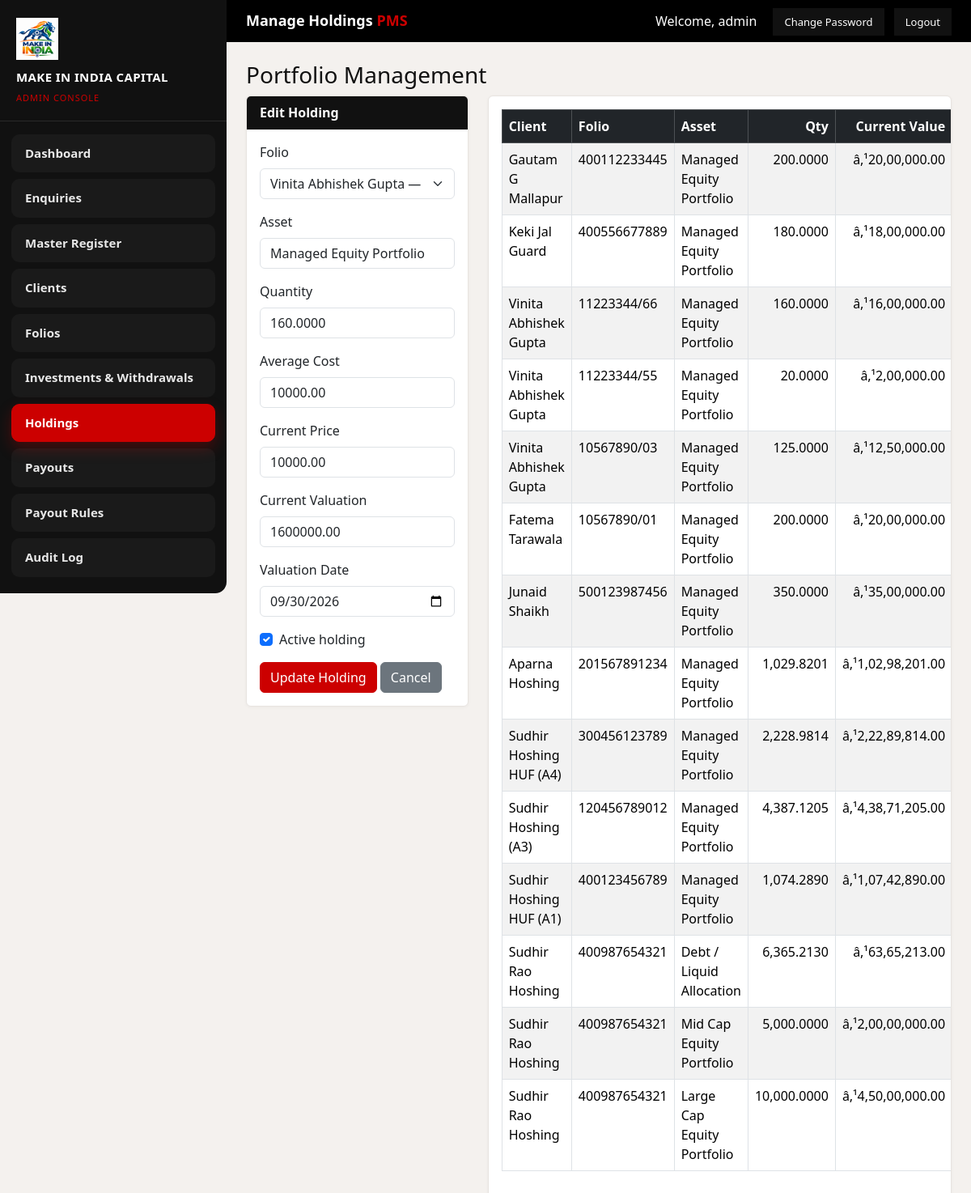
The app's page /admin_holdings.php?id=12 (signed in) with its own data.
### tables this page shows
CREATE TABLE `pms_holdings` (
  `id` int(11) NOT NULL AUTO_INCREMENT,
  `client_id` int(11) NOT NULL,
  `folio_id` int(11) NOT NULL,
  `asset_name` varchar(150) NOT NULL,
  `quantity` decimal(18,4) NOT NULL DEFAULT 0.0000,
  `average_cost` decimal(18,2) NOT NULL DEFAULT 0.00,
  `current_price` decimal(18,2) NOT NULL DEFAULT 0.00,
  `current_value` decimal(18,2) NOT NULL DEFAULT 0.00,
  `valuation_date` date DEFAULT NULL,
  `is_active` tinyint(1) NOT NULL DEFAULT 1,
  `created_at` datetime NOT NULL DEFAULT current_timestamp(),
  PRIMARY KEY (`id`),
  KEY `idx_pms_hold_client` (`client_id`),
  KEY `idx_pms_hold_folio` (`folio_id`)
);

CREATE TABLE `pms_folios` (
  `id` int(11) NOT NULL AUTO_INCREMENT,
  `client_id` int(11) NOT NULL,
  `folio_number` varchar(50) NOT NULL,
  `account_name` varchar(150) NOT NULL,
  `account_type` varchar(80) NOT NULL DEFAULT 'Individual',
  `status` varchar(50) NOT NULL DEFAULT 'Active',
  `investment_start_date` date DEFAULT NULL,
  `performance_remark` text DEFAULT NULL,
  `created_at` datetime NOT NULL DEFAULT current_timestamp(),
  PRIMARY KEY (`id`),
  UNIQUE KEY `unique_pms_folio_number` (`folio_number`),
  KEY `idx_pms_folio_client` (`client_id`)
);

CREATE TABLE `pms_clients` (
  `id` int(11) NOT NULL AUTO_INCREMENT,
  `name` varchar(150) NOT NULL,
  `email` varchar(150) NOT NULL,
  `mobile` varchar(20) NOT NULL,
  `login_password` varchar(100) NOT NULL DEFAULT 'Pms@1234',
  `must_change_password` tinyint(1) NOT NULL DEFAULT 1,
  `status` varchar(80) NOT NULL DEFAULT 'Active & Verified',
  `is_active` tinyint(1) NOT NULL DEFAULT 1,
  `created_at` datetime NOT NULL DEFAULT current_timestamp(),
  PRIMARY KEY (`id`),
  UNIQUE KEY `unique_pms_client_email` (`email`),
  UNIQUE KEY `unique_pms_client_mobile` (`mobile`)
);

### includes/pms_init.php (called while the page is built, shortened)
<?php
function pms_inr($amount)
{
    $amount = (float) $amount;
    $negative = $amount < 0;
    $amount = abs($amount);
    $formatted = number_format($amount, 2, '.', '');
    $parts = explode('.', $formatted);
    $int = $parts[0];
    $dec = isset($parts[1]) ? $parts[1] : '00';
    $last3 = substr($int, -3);
    $rest = substr($int, 0, -3);
    if ($rest !== '') {
        $rest = preg_replace('/\B(?=(\d{2})+(?!\d))/', ',', $rest);
        $int = $rest . ',' . $last3;
    }
    return ($negative ? '-' : '') . 'â‚¹' . $int . '.' . $dec;
}
function pms_h($value)
{
    return htmlspecialchars((string) $value, ENT_QUOTES, 'UTF-8');
}
function pms_folio_rows($mysqli)
{
    $rows = array();
    $sql = "SELECT f.*, c.name AS client_name, c.email AS client_email
            FROM pms_folios f
            INNER JOIN pms_clients c ON c.id = f.client_id
            ORDER BY FIELD(f.folio_number, '201567891234', '400123456789', '400987654321', '120456789012', '300456123789'), f.id ASC";
    $result = $mysqli->query($sql);
    if ($result) {
        while ($row = $result->fetch_assoc()) {
            $rows[] = $row;
        }
    }
    return $rows;
}

### admin_holdings.php (the view, shortened to what this page needs)
<?php
require_once __DIR__ . '/includes/pms_init.php';
$edit = null;
if (isset($_GET['id'])) {
    $id = (int) $_GET['id'];
    $stmt = $mysqli->prepare('SELECT * FROM pms_holdings WHERE id = ? LIMIT 1');
    $stmt->bind_param('i', $id);
    $stmt->execute();
    $edit = $stmt->get_result()->fetch_assoc();
}
$folios = pms_folio_rows($mysqli);
$holdings = array();
$result = $mysqli->query('SELECT h.*, c.name AS client_name, f.folio_number
    FROM pms_holdings h
    INNER JOIN pms_clients c ON c.id = h.client_id
    INNER JOIN pms_folios f ON f.id = h.folio_id
    ORDER BY h.id DESC');
if ($result) {
    while ($row = $result->fetch_assoc()) {
        $holdings[] = $row;
    }
}
require __DIR__ . '/includes/pms_admin_header.php';
?>
<h3>Portfolio Management</h3>
<div class="row">
    <div class="col-lg-4">
        <div class="card mb-4">
            <div class="card-header"><?= $edit ? 'Edit Holding' : 'Add Holding' ?></div>
            <div class="card-body">
                <form method="POST">
                    <div class="mb-3">
                        <label class="form-label">Folio</label>
                        <select class="form-select" name="folio_id" required>
                            <?php foreach ($folios as $folio): ?>
                                <option value="<?= (int) $folio['id'] ?>" <?= $edit && (int) $edit['folio_id'] === (int) $folio['id'] ? 'selected' : '' ?>>
                                    <?= pms_h($folio['client_name'] . ' — ' . $folio['folio_number']) ?>
                                </option>
                            <?php endforeach; ?>
                        </select>
                    </div>
                    <div class="mb-3">
                        <label class="form-label">Asset</label>
                        <input class="form-control" name="asset_name" required value="<?= $edit ? pms_h($edit['asset_name']) : '' ?>">
                    </div>
                    <div class="mb-3">
                        <label class="form-label">Quantity</label>
                        <input class="form-control" type="number" step="0.0001" name="quantity" required value="<?= $edit ? pms_h($edit['quantity']) : '' ?>">
                    </div>
                    <div class="mb-3">
                        <label class="form-label">Average Cost</label>
                        <input class="form-control" type="number" step="0.01" name="average_cost" required value="<?= $edit ? pms_h($edit['average_cost']) : '' ?>">
                    </div>
                    <div class="mb-3">
                        <label class="form-label">Current Price</label>
                        <input class="form-control" type="number" step="0.01" name="current_price" required value="<?= $edit ? pms_h($edit['current_price']) : '' ?>">
                    </div>
                    <div class="mb-3">
                        <label class="form-label">Current Valuation</label>
                        <input class="form-control" type="number" step="0.01" name="current_value" value="<?= $edit ? pms_h($edit['current_value']) : '' ?>" placeholder="Leave blank to use quantity × price">
                    </div>
                    <div class="mb-3">
                        <label class="form-label">Valuation Date</label>
                        <input class="form-control" type="date" name="valuation_date" value="<?= $edit ? pms_h($edit['valuation_date']) : '' ?>">
                    </div>
                    <div class="form-check mb-3">
                        <input class="form-check-input" type="checkbox" name="is_active" id="is_active" <?= !$edit || (int) $edit['is_active'] === 1 ? 'checked' : '' ?>>
                        <label class="form-check-label" for="is_active">Active holding</label>
                    </div>
                    <button class="btn btn-primary"><?= $edit ? 'Update Holding' : 'Save Holding' ?></button>
                    <?php if ($edit): ?><a class="btn btn-secondary" href="admin_holdings.php">Cancel</a><?php endif; ?>
                </form>
            </div>
        </div>
    </div>
    <div class="col-lg-8">
        <div class="card">
            <div class="card-body table-responsive">
                <table class="table table-bordered table-striped">
                    <thead class="table-dark">
                        <tr>
                            <th>Client</th>
                            <th>Folio</th>
                            <th>Asset</th>
                            <th class="text-end">Qty</th>
                            <th class="text-end">Current Value</th>
                        </tr>
                    </thead>
                    <tbody>
                    <?php foreach ($holdings as $row): ?>
                        <tr>
                            <td><?= pms_h($row['client_name']) ?></td>
                            <td><?= pms_h($row['folio_number']) ?></td>
                            <td><?= pms_h($row['asset_name']) ?></td>
                            <td class="text-end"><?= pms_h(number_format((float) $row['quantity'], 4)) ?></td>
                            <td class="text-end"><?= pms_h(pms_inr($row['current_value'])) ?></td>
                        </tr>
                    <?php endforeach; ?>
                    </tbody>
                </table>
            </div>
        </div>
    </div>
</div>
<?php require __DIR__ . '/includes/pms_admin_footer.php'; ?>

### admin.css (style rules this page uses)
body.pms-admin { margin: 0; background: #f4f1ee; color: #111; font-family: 'Segoe UI', Tahoma, sans-serif; }
.pms-admin .card { border: 1px solid #e8e4e0; box-shadow: 0 1px 4px rgba(0, 0, 0, 0.04); }
.pms-admin .card-header { background: #111; color: #fff; font-weight: 600; }
.pms-admin .table thead { background: #111; color: #fff; }
.pms-admin .btn-primary { background: #CC0000; border-color: #CC0000; }

### records on screen
pms_holdings: folio_id "Vinita Abhishek Gupta — 11223344/66", asset_name "Managed Equity Portfolio", quantity "160.0000", average_cost "10000.00", current_price "10000.00", current_value "1600000.00", valuation_date "09/30/2026", is_active "☑", pms_clients.name "Vinita Abhishek Gupta", pms_folios.folio_number "11223344/66", current_value "â‚¹16,00,000.00"
pms_holdings: pms_clients.name "Gautam G Mallapur", pms_folios.folio_number "400112233445", asset_name "Managed Equity Portfolio", quantity "200.0000", current_value "â‚¹20,00,000.00"
pms_holdings: pms_clients.name "Keki Jal Guard", pms_folios.folio_number "400556677889", asset_name "Managed Equity Portfolio", quantity "180.0000", current_value "â‚¹18,00,000.00"
pms_holdings: pms_clients.name "Vinita Abhishek Gupta", pms_folios.folio_number "11223344/55", asset_name "Managed Equity Portfolio", quantity "20.0000", current_value "â‚¹2,00,000.00"
pms_holdings: pms_clients.name "Vinita Abhishek Gupta", pms_folios.folio_number "10567890/03", asset_name "Managed Equity Portfolio", quantity "125.0000", current_value "â‚¹12,50,000.00"
pms_holdings: pms_clients.name "Fatema Tarawala", pms_folios.folio_number "10567890/01", asset_name "Managed Equity Portfolio", quantity "200.0000", current_value "â‚¹20,00,000.00"
pms_holdings: pms_clients.name "Junaid Shaikh", pms_folios.folio_number "500123987456", asset_name "Managed Equity Portfolio", quantity "350.0000", current_value "â‚¹35,00,000.00"
pms_holdings: pms_clients.name "Aparna Hoshing", pms_folios.folio_number "201567891234", asset_name "Managed Equity Portfolio", quantity "1,029.8201", current_value "â‚¹1,02,98,201.00"
pms_holdings: pms_clients.name "Sudhir Hoshing HUF (A4)", pms_folios.folio_number "300456123789", asset_name "Managed Equity Portfolio", quantity "2,228.9814", current_value "â‚¹2,22,89,814.00"
pms_holdings: pms_clients.name "Sudhir Hoshing (A3)", pms_folios.folio_number "120456789012", asset_name "Managed Equity Portfolio", quantity "4,387.1205", current_value "â‚¹4,38,71,205.00"
pms_holdings: pms_clients.name "Sudhir Hoshing HUF (A1)", pms_folios.folio_number "400123456789", asset_name "Managed Equity Portfolio", quantity "1,074.2890", current_value "â‚¹1,07,42,890.00"
pms_holdings: pms_clients.name "Sudhir Rao Hoshing", pms_folios.folio_number "400987654321", asset_name "Debt / Liquid Allocation", quantity "6,365.2130", current_value "â‚¹63,65,213.00"
pms_holdings: pms_clients.name "Sudhir Rao Hoshing", pms_folios.folio_number "400987654321", asset_name "Mid Cap Equity Portfolio", quantity "5,000.0000", current_value "â‚¹2,00,00,000.00"
pms_holdings: pms_clients.name "Sudhir Rao Hoshing", pms_folios.folio_number "400987654321", asset_name "Large Cap Equity Portfolio", quantity "10,000.0000", current_value "â‚¹4,50,00,000.00"

### other values on screen
pms_h($label) "Dashboard"
pms_h($label) "Enquiries"
pms_h($label) "Master Register"
pms_h($label) "Clients"
pms_h($label) "Folios"
pms_h($label) "Investments & Withdrawals"
pms_h($label) "Holdings"
pms_h($label) "Payouts"
pms_h($label) "Payout Rules"
pms_h($label) "Audit Log"
pms_h($pms_admin_title) "Manage Holdings"
pms_h($pmsAdminUser) "admin"
